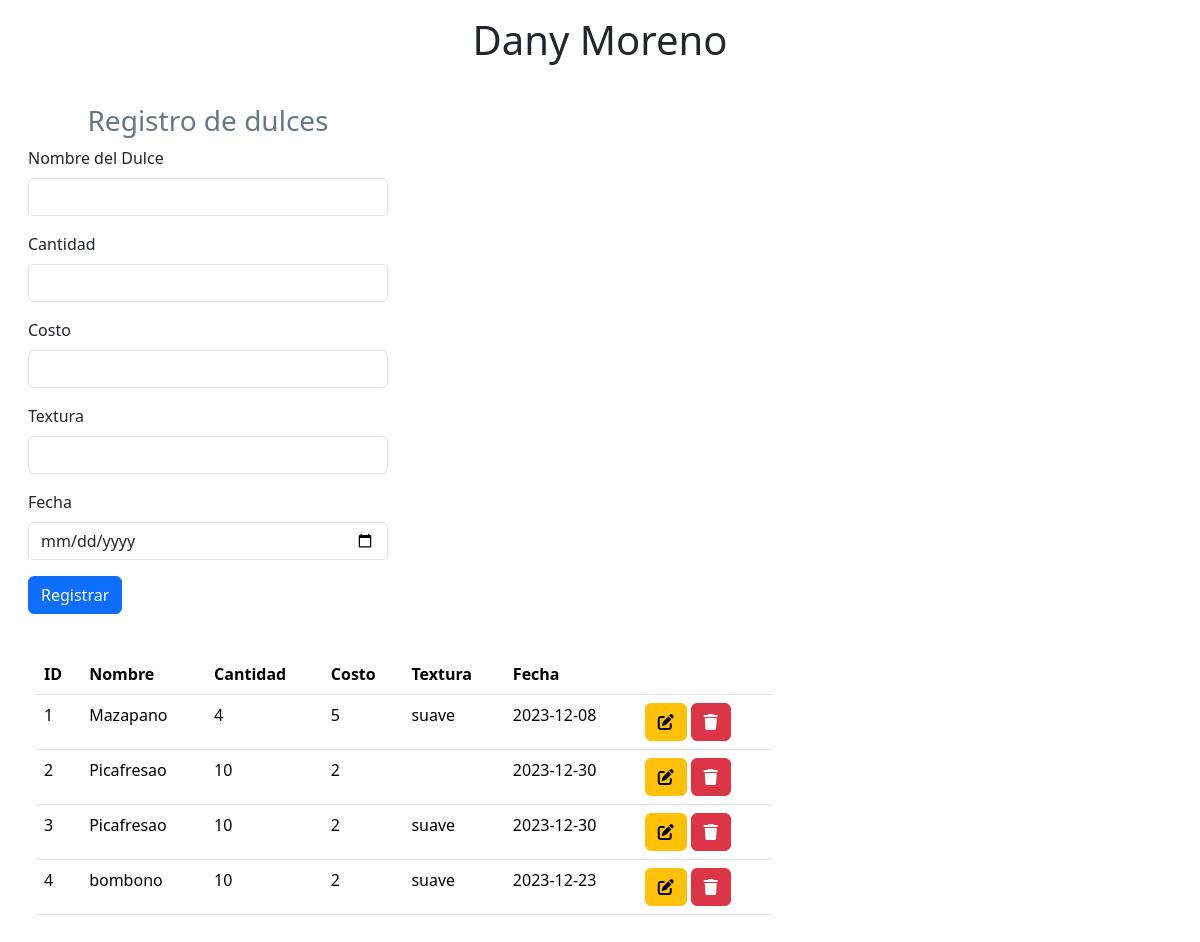
The page / on the database its author committed.
### tables this page shows
CREATE TABLE `dulces` (
  `id_dulce` int(10) NOT NULL,
  `nombre` varchar(50) NOT NULL,
  `cantidad` int(10) NOT NULL,
  `costo` int(10) NOT NULL,
  `Textura` varchar(50) NOT NULL,
  `fecha` date NOT NULL
);

### index.php (the view, shortened to what this page needs)
<!DOCTYPE html>
<html lang="en">
<head>
    <link href="https://cdn.jsdelivr.net/npm/bootstrap@5.3.2/dist/css/bootstrap.min.css" rel="stylesheet">
</head>
<body>
    <h1 class="text-center p-3">Dany Moreno</h1>
    <div class="container-fluid rom">
        <form class="col-4 p-3" method="POST">
            <h3 class="text-center text-secondary">Registro de dulces</h3>
            <div class="mb-3">
                <label for="exampleInputEmail1" class="form-label">Nombre del Dulce</label>
                <input type="text" class="form-control" name="nombre">
            </div>
            <div class="mb-3">
                <label for="exampleInputEmail1" class="form-label">Cantidad</label>
                <input type="int" class="form-control" name="cantidad">
            </div>
            <div class="mb-3">
                <label for="exampleInputEmail1" class="form-label">Costo</label>
                <input type="int" class="form-control" name="costo">
            </div>
            <div class="mb-3">
                <label for="exampleInputEmail1" class="form-label">Textura</label>
                <input type="text" class="form-control" name="textura">
            </div>
            <div class="mb-3">
                <label for="exampleInputEmail1" class="form-label">Fecha</label>
                <input type="date" class="form-control" name="fecha">
            </div>
            <button type="submit" class="btn btn-primary" name="btnregistrar" value="ok">Registrar</button>
        </form>
            <div class="col-8 p-4">
               <table class="table">
                    <thead class="bg-info">
                        <tr>
                            <th scope="col">ID</th>
                            <th scope="col">Nombre</th>
                            <th scope="col">Cantidad</th>
                            <th scope="col">Costo</th>
                            <th scope="col">Textura</th>
                            <th scope="col">Fecha</th>
                            <th scope="col"></th>
                        </tr>
                    </thead>
                    <tbody>
                        <?php
                         include "modelo/conexion.php";
                         $sql = $conexion->query(" select * from dulces ");
                         while ($datos = $sql->fetch_object()) {?>
                            <tr>
                            <td><?= $datos->id_dulce ?></td>
                            <td><?= $datos->nombre ?>o</td>
                            <td><?= $datos->cantidad ?></td>
                            <td><?= $datos->costo ?></td>
                            <td><?= $datos->Textura ?></td>
                            <td><?= $datos->fecha ?></td>
                            <td>
                                <a href="modelo/modificar.php?id_dulce=<?= $datos->id_dulce ?>" class="btn btn-small btn-warning"><i class="fa-solid fa-pen-to-square"></i></a>
                                <a href="modelo/eliminar.php" class="btn btn-small btn-danger"><i class="fa-solid fa-trash"></i></a>
                            </td>
                         </tr>
                        <?php }
                        ?>
                    </tbody>
                </table>
            </div>
    </div>
</body>
</html>

### rows shown on the page
dulces: id_dulce "1", nombre "Mazapan", cantidad "4", costo "5", Textura "suave", fecha "2023-12-08"
dulces: id_dulce "2", nombre "Picafresa", cantidad "10", costo "2", fecha "2023-12-30"
dulces: id_dulce "3", nombre "Picafresa", cantidad "10", costo "2", Textura "suave", fecha "2023-12-30"
dulces: id_dulce "4", nombre "bombon", cantidad "10", costo "2", Textura "suave", fecha "2023-12-23"
